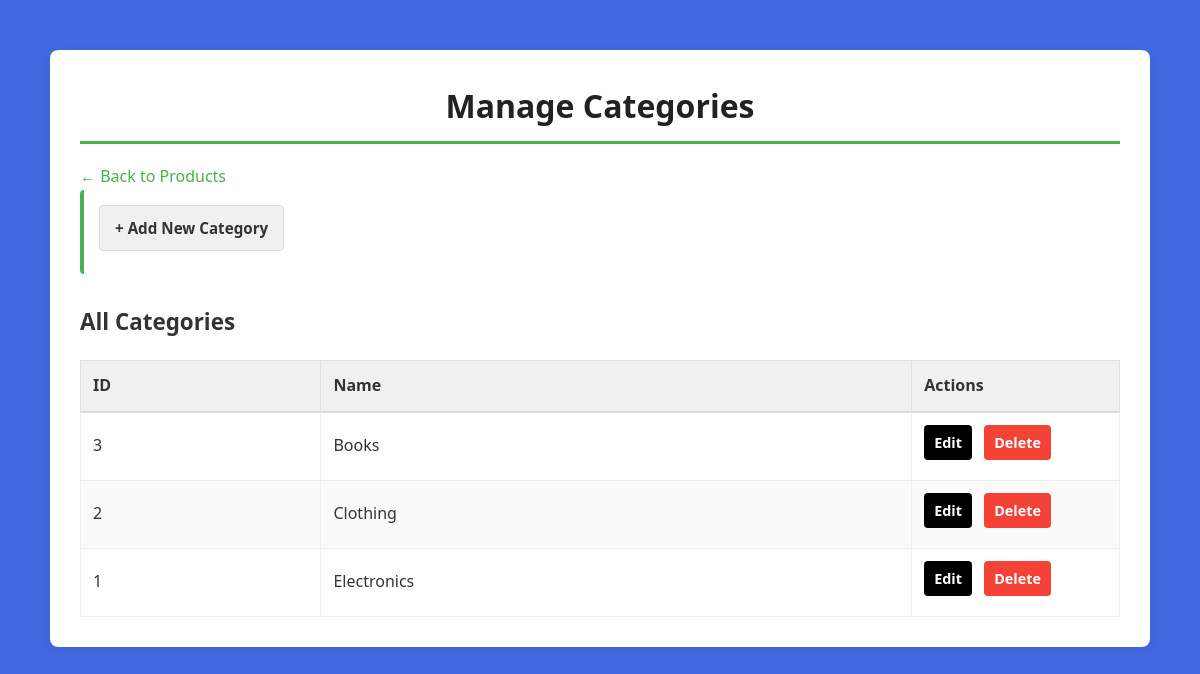
Page /manage_categories.php on the committed database.
### tables this page shows
CREATE TABLE IF NOT EXISTS categories (
    categories_id INT AUTO_INCREMENT PRIMARY KEY,
    name VARCHAR(100) NOT NULL UNIQUE,
    created_at TIMESTAMP DEFAULT CURRENT_TIMESTAMP
);

### manage_categories.php (the view, shortened to what this page needs)
<?php
require 'database.php';
$cats = $conn->query("SELECT * FROM categories ORDER BY categories_id DESC");
?>
<!doctype html>
<html>
<head>
    <link rel="stylesheet" href="style.css">
</head>
<body>
<div class="container">
    <h1>Manage Categories</h1>
    <a href="index.php">← Back to Products</a>
    <div class="top-links">
        <a href="add_category.php" class="btn btn-primary">+ Add New Category</a>
    </div>
    <h2>All Categories</h2>
    <table>
        <thead>
            <tr>
                <th>ID</th>
                <th>Name</th>
                <th style="width: 20%;">Actions</th>
            </tr>
        </thead>
        <tbody>
            <?php if ($cats && $cats->num_rows > 0): ?>
                <?php while ($c = $cats->fetch_assoc()): ?>
                    <tr>
                        <td><?= $c['categories_id'] ?></td>
                        <td><?= htmlspecialchars($c['name']) ?></td>
                        <td>
                            <a href="edit_category.php?id=<?= $c['categories_id'] ?>" class="btn btn-primary" style="padding: 6px 10px; font-size: 0.9em;">Edit</a>
                            <a href="delete_category.php?id=<?= $c['categories_id'] ?>" class="btn btn-danger" style="padding: 6px 10px; font-size: 0.9em;">Delete</a>
                        </td>
                    </tr>
                <?php endwhile; ?>
            <?php else: ?>
                <tr>
                    <td colspan="3" style="text-align: center; padding: 20px;">No categories yet. <a href="add_category.php">Add one now</a></td>
                </tr>
            <?php endif; ?>
        </tbody>
    </table>
</div>
</body>
</html>

### style.css (style rules this page uses)
* { margin: 0; padding: 0; box-sizing: border-box; }
body { font-family: 'Segoe UI', Tahoma, Geneva, Verdana, sans-serif; background-color: #4169E1; color: #333; line-height: 1.6; min-height: 100vh; padding: 20px; }
.container { max-width: 1100px; margin: 30px auto; background: white; padding: 30px; border-radius: 8px; box-shadow: 0 2px 10px rgba(0, 0, 0, 0.08); }
h1 { color: #222; margin-bottom: 20px; font-size: 2em; border-bottom: 3px solid #4CAF50; padding-bottom: 10px; text-align: center; }
h2 { color: #333; margin-top: 30px; margin-bottom: 15px; font-size: 1.4em; }
a { color: #4CAF50; text-decoration: none; transition: color 0.3s ease; }
.btn { display: inline-block; padding: 10px 18px; border-radius: 4px; border: none; cursor: pointer; font-size: 0.95em; font-weight: 600; transition: all 0.3s ease; text-decoration: none; margin-right: 8px; margin-bottom: 8px; }
.btn-primary { background: #000; color: white; }
.btn-danger { background: #f44336; color: white; }
table { width: 100%; border-collapse: collapse; margin-top: 20px; }
table thead { background: #f9f9f9; border-bottom: 2px solid #ddd; }
table th { padding: 12px; text-align: left; font-weight: 600; color: #333; background: #f0f0f0; border: 1px solid #ddd; }
table td { padding: 12px; border: 1px solid #eee; color: #333; }
table tbody tr:nth-child(even) { background: #fafafa; }
.top-links { background: white; padding: 15px; border-radius: 4px; margin-bottom: 20px; border-left: 4px solid #4CAF50; display: flex; flex-wrap: wrap; gap: 10px; }
.top-links a { display: inline-block; padding: 10px 15px; background: #f0f0f0; color: #333; border: 1px solid #ddd; border-radius: 4px; transition: all 0.3s; text-decoration: none; }

### rows in the picture
categories: categories_id "3", name "Books"
categories: categories_id "2", name "Clothing"
categories: categories_id "1", name "Electronics"
